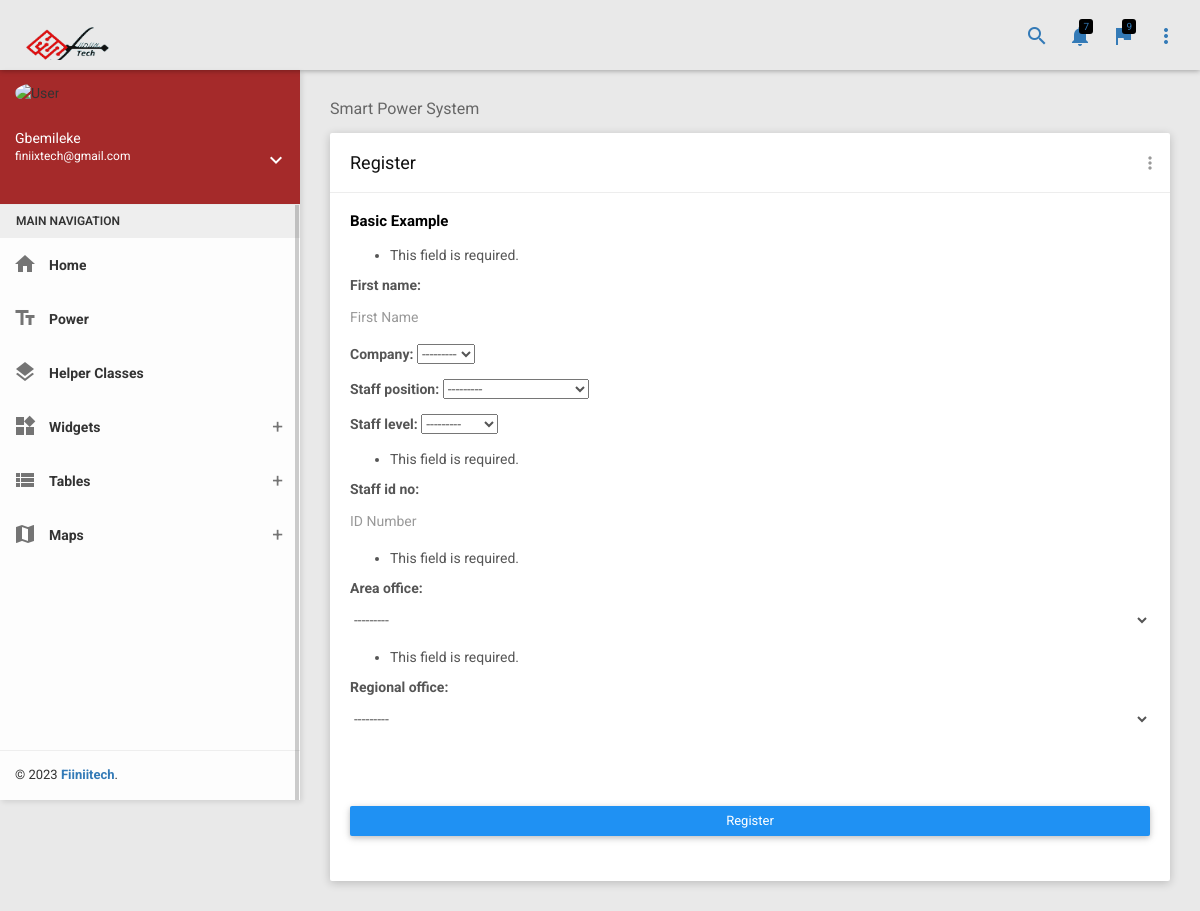
The page /smart-power-network/sps/register/ (signed in) on the database as committed earlier.
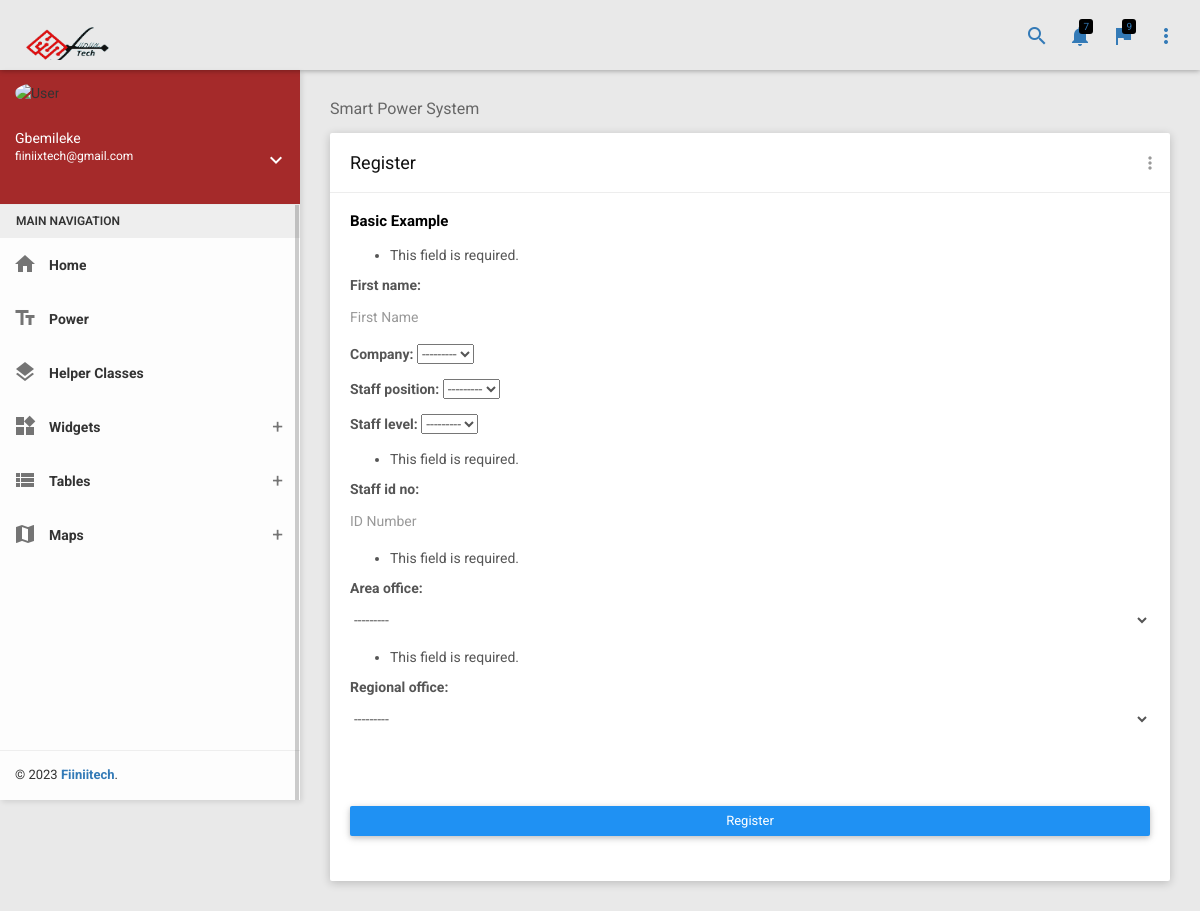
The same page on the database as committed later.
### authentication/models.py (models this page shows, shortened)
class User(AbstractBaseUser, PermissionsMixin):
    LEVEL_ONE = 1
    LEVEL_TWO = 2
    LEVEL_THREE = 3
    LEVEL_FOUR = 4
    TYPE_CHOICES = ((LEVEL_ONE, 'L1'),(LEVEL_TWO, 'L2'),(LEVEL_THREE, 'L3'),(LEVEL_FOUR, 'L4'),)
    customer_level_choices = models.PositiveSmallIntegerField(choices=TYPE_CHOICES, blank=True, null=True)
    customer_type = models.CharField(max_length=255)
    username = models.CharField(max_length=255)
    email = models.EmailField(max_length=255, unique=True)
    first_name = models.CharField(max_length=255)
    last_name = models.CharField(max_length=255)
    is_active = models.BooleanField(default=True)
    is_staff = models.BooleanField(default=False)
    middle_name = models.CharField(max_length=150, blank=True)
    country = CountryField()
    phone_number = PhoneNumberField(blank=True)
    postcode = models.CharField(max_length=12, blank=True)
    address_line_1 = models.CharField(max_length=150, blank=True)
    town_city = models.CharField(max_length=150, blank=True, null=True)
    date_of_birth = models.DateField(null=True)
    profile_pic = models.ImageField(upload_to='media/profile/userprofile/', blank=True)
    created_at = models.DateTimeField(auto_now_add=True)
    updated_at = models.DateTimeField(auto_now=True)
    objects = UserAccountManager()
    USERNAME_FIELD = 'email'
    REQUIRED_FIELDS = ['first_name', 'last_name']

### iotPowerSystem/views.py (the view)
# urls.py: path('sps/register/', profileRegister, name='register'),
@login_required
def profileRegister(request):
    profile_form = UserSPSForm(request.POST, instance=request.user.userprofile)
    context = {'profile_form':profile_form}
    if profile_form.is_valid():
        profile_form.save()
        messages.success(request, 'Your profile is updated successfully')
        return redirect('smartpower:home')
    return render(request, 'iotPowerSystem/pages/profileRegister.html', context)

### iotPowerSystem/forms.py
class UserSPSForm(forms.ModelForm):
    first_name = forms.CharField(required=True, widget=forms.TextInput(attrs ={'class':'form-control' ,'placeholder':'First Name', 'type':'text'}))
    company = forms.ModelChoiceField(required=False, queryset=Company.objects.all())
    staff_position = forms.ModelChoiceField(required=False, queryset=Position.objects.all())
    staff_level = forms.ModelChoiceField(required=False, queryset=Level.objects.all())
    staff_id_no = forms.IntegerField(required=True, widget=forms.NumberInput(attrs ={'class':'form-control' ,'placeholder':'ID Number', 'type':'text'}))
    area_office = forms.ModelChoiceField(required=True, queryset=AreaOffice.objects.all(),  widget=forms.Select(attrs={'class': 'form-control'}))
    regional_office = forms.ModelChoiceField(required=True, queryset=Region.objects.all(),  widget=forms.Select(attrs={'class': 'form-control'}))
    class Meta():
        model = UserProfile
        fields = ('first_name','company','staff_position','staff_level','staff_id_no','area_office','regional_office')

### basket/basket_context_processors.py (called while the page is built)
def basket(request):
    return{'basket': Basket(request)}

### iotPowerSystem/models.py (called while the page is built)
    def __str__(self):
        return self.name

### templates/iotPowerSystem/pages/profileRegister.html (shortened to what this page needs)
{% extends "../base_power_system.html" %}
{%  load static %}
{% block content %}
{% include '../component/nav.html' %}
 {% include '../component/sidebar.html' %}
 <section class="content">
    <div class="container-fluid">
        <div class="block-header">
            <h2>Smart Power System</h2>
        </div>
        <div class="row clearfix">
            <div class="col-lg-12 col-md-12 col-sm-12 col-xs-12">
                <div class="card">
                    <div class="header">
                        <h2>Register</h2>
                        <ul class="header-dropdown m-r--5">
                            <li class="dropdown">
                                <a href="javascript:void(0);" class="dropdown-toggle" data-toggle="dropdown" role="button" aria-haspopup="true" aria-expanded="false">
                                    <i class="material-icons">more_vert</i>
                                </a>
                            </li>
                        </ul>
                    </div>
                    <div class="body">
                        <h2 class="card-inside-title">Basic Example</h2>
                        <div class="form-group">
                            <form action="{% url 'smartpower:register' %}" method="post"  novalidate>
                                  {{ profile_form.as_p }}
                                    <br />
                                    <br />
                                    <br />
                                  <div class="form-group">
                                    <button class="btn btn-primary btn-block" type="submit" name="">Register</button>
                                  </div>
                            </form>
                        </div>
                    </div>
                </div>
            </div>
        </div>
    </div>
</section>
 {% endblock %}

### templates/iotPowerSystem/component/sidebar.html (shortened to what this page needs)
<section>
    <aside id="leftsidebar" class="sidebar">
        <div class="user-info">
            <div class="image">
                <img src="images/user.png" width="48" height="48" alt="User" />
            </div>
            <div class="info-container">
                <div class="name" data-toggle="dropdown" aria-haspopup="true" aria-expanded="false">{{ user.first_name }}</div>
                <div class="email">{{ user.email }}</div>
                <div class="btn-group user-helper-dropdown">
                    <i class="material-icons" data-toggle="dropdown" aria-haspopup="true" aria-expanded="true">keyboard_arrow_down</i>
                </div>
            </div>
        </div>
        <div class="menu">
            <ul class="list">
                <li class="header">MAIN NAVIGATION</li>
                <li class="active">
                    <a href="{% url 'smartpower:home' %}">
                        <i class="material-icons">home</i>
                        <span>Home</span>
                    </a>
                </li>
                <li>{% if user.is_superuser %}
                    <a href="{% url 'smartpower:sta_register' %}">
                        <i class="material-icons">text_fields</i>
                        <span>Power</span>
                    </a>
                    {%endif%}
                </li>
                <li>
                    <a href="pages/helper-classes.html">
                        <i class="material-icons">layers</i>
                        <span>Helper Classes</span>
                    </a>
                </li>
                <li>
                    <a href="javascript:void(0);" class="menu-toggle">
                        <i class="material-icons">widgets</i>
                        <span>Widgets</span>
                    </a>
                </li>
                <li>
                    <a href="javascript:void(0);" class="menu-toggle">
                        <i class="material-icons">view_list</i>
                        <span>Tables</span>
                    </a>
                </li>
                <li>
                    <a href="javascript:void(0);" class="menu-toggle">
                        <i class="material-icons">map</i>
                        <span>Maps</span>
                    </a>
                </li>
            </ul>
        </div>
        <div class="legal">
            <div class="copyright">
                &copy; 2023 <a href="/">Fiiniitech</a>.
            </div>
        </div>
    </aside>
</section>

Rows that differ between the two databases and show on the page:
changed User "Gbemileke": email "finiixtech@gmail.com" → "fiiniixtech@gmail.com"
